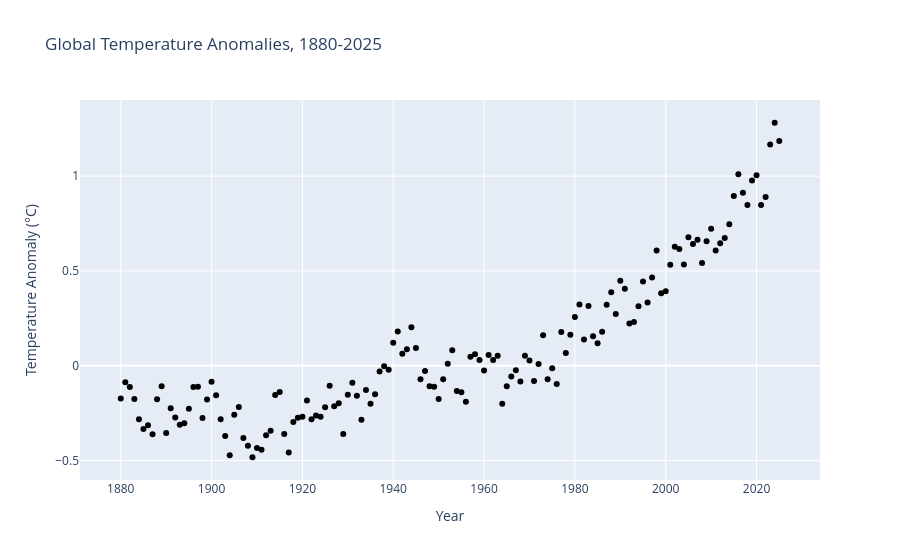

The notebook cell saved with this chart:
### Code cell
fig = px.scatter(temps, x = "Year", y = "Temp_Anomaly",
                 title = "Global Temperature Anomalies, 1880-2025",
                 labels = {"Temp_Anomaly": "Temperature Anomaly (°C)"},
                 color_discrete_sequence = ["black"],
                 height = 550)
fig.show()

### Figure 1 — Plotly figure (JSON) as saved in the notebook; plotly's stock layout.template omitted (floating-point values rounded to 4 significant figures; data arrays with more than 128 entries replaced by an {"elided": "..."} marker saying what was removed)
{"data": [{"hovertemplate": "Year=%{x}<br>Temperature Anomaly (°C)=%{y}<extra></extra>", "legendgroup": "", "marker": {"color": "black", "symbol": "circle"}, "mode": "markers", "name": "", "orientation": "v", "showlegend": false, "type": "scatter", "x": {"elided": "146 int values"}, "xaxis": "x", "y": {"elided": "146 float values"}, "yaxis": "y"}], "layout": {"autosize": true, "legend": {"tracegroupgap": 0}, "title": {"text": "Global Temperature Anomalies, 1880-2025"}, "xaxis": {"anchor": "y", "autorange": true, "domain": [0, 1], "range": [1871.0, 2034.0], "title": {"text": "Year"}, "type": "linear"}, "yaxis": {"anchor": "x", "autorange": true, "domain": [0, 1], "range": [-0.6031, 1.402], "title": {"text": "Temperature Anomaly (°C)"}, "type": "linear"}}}
